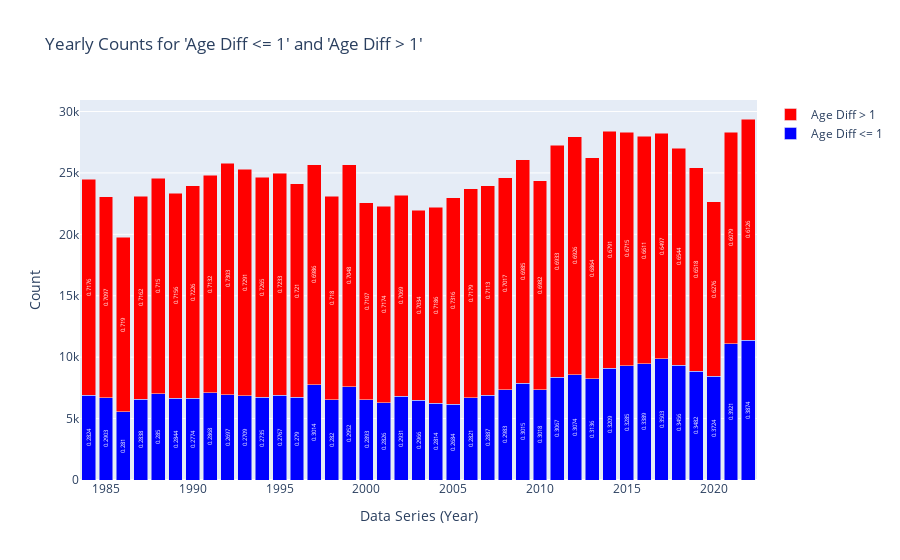

Notebook code for this chart:
### Code cell
# Create the stacked bar chart using Plotly
fig4 = go.Figure()

# Add the "Age Diff <= 1" trace as a stacked bar
fig4.add_trace(go.Bar(
    x=df_t4['Data Series'],
    y=df_t4['Age Diff <= 1'],
    text=df_t4['Age Diff <= 1 Ratio'],
    name="Age Diff <= 1",
    marker_color='blue',
    textposition='inside',
    insidetextanchor='middle',
    textangle=-90,
))

# Add the "Age Diff > 1" trace as a stacked bar on top of the previous one
fig4.add_trace(go.Bar(
    x=df_t4['Data Series'],
    y=df_t4['Age Diff > 1'],
    text=df_t4['Age Diff > 1 Ratio'],
    name="Age Diff > 1",
    marker_color='red',
    base=df_t4['Age Diff <= 1'],  # Specify the base to stack the bars
    textposition='inside',
    insidetextanchor='middle',
    textangle=-90,
))

# Update layout
fig4.update_layout(
    title="Yearly Counts for 'Age Diff <= 1' and 'Age Diff > 1'",
    xaxis_title="Data Series (Year)",
    yaxis_title="Count",
    barmode='stack',  # Set the bars to be stacked
    showlegend=True,
)

# Show the plot
fig4.show()

### Figure 1 — Plotly figure (JSON) as saved in the notebook; plotly's stock layout.template omitted (floating-point values rounded to 4 significant figures)
{"data": [{"insidetextanchor": "middle", "marker": {"color": "blue"}, "name": "Age Diff <= 1", "text": [0.3874, 0.3921, 0.3724, 0.3482, 0.3456, 0.3503, 0.3389, 0.3285, 0.3209, 0.3136, 0.3074, 0.3067, 0.3018, 0.3015, 0.2983, 0.2887, 0.2821, 0.2684, 0.2814, 0.2966, 0.2931, 0.2826, 0.2893, 0.2952, 0.282, 0.3014, 0.279, 0.2767, 0.2735, 0.2709, 0.2697, 0.2868, 0.2774, 0.2844, 0.285, 0.2838, 0.281, 0.2903, 0.2824], "textangle": -90, "textposition": "inside", "type": "bar", "x": [2022, 2021, 2020, 2019, 2018, 2017, 2016, 2015, 2014, 2013, 2012, 2011, 2010, 2009, 2008, 2007, 2006, 2005, 2004, 2003, 2002, 2001, 2000, 1999, 1998, 1997, 1996, 1995, 1994, 1993, 1992, 1991, 1990, 1989, 1988, 1987, 1986, 1985, 1984], "y": [11384, 11109, 8436, 8856, 9333, 9882, 9478, 9303, 9115, 8234, 8588, 8360, 7352, 7863, 7336, 6920, 6687, 6172, 6243, 6513, 6800, 6297, 6526, 7572, 6515, 7735, 6726, 6909, 6743, 6854, 6955, 7109, 6644, 6638, 7006, 6555, 5553, 6693, 6909]}, {"base": [11384, 11109, 8436, 8856, 9333, 9882, 9478, 9303, 9115, 8234, 8588, 8360, 7352, 7863, 7336, 6920, 6687, 6172, 6243, 6513, 6800, 6297, 6526, 7572, 6515, 7735, 6726, 6909, 6743, 6854, 6955, 7109, 6644, 6638, 7006, 6555, 5553, 6693, 6909], "insidetextanchor": "middle", "marker": {"color": "red"}, "name": "Age Diff > 1", "text": [0.6126, 0.6079, 0.6276, 0.6518, 0.6544, 0.6497, 0.6611, 0.6715, 0.6791, 0.6864, 0.6926, 0.6933, 0.6982, 0.6985, 0.7017, 0.7113, 0.7179, 0.7316, 0.7186, 0.7034, 0.7069, 0.7174, 0.7107, 0.7048, 0.718, 0.6986, 0.721, 0.7233, 0.7265, 0.7291, 0.7303, 0.7132, 0.7226, 0.7156, 0.715, 0.7162, 0.719, 0.7097, 0.7176], "textangle": -90, "textposition": "inside", "type": "bar", "x": [2022, 2021, 2020, 2019, 2018, 2017, 2016, 2015, 2014, 2013, 2012, 2011, 2010, 2009, 2008, 2007, 2006, 2005, 2004, 2003, 2002, 2001, 2000, 1999, 1998, 1997, 1996, 1995, 1994, 1993, 1992, 1991, 1990, 1989, 1988, 1987, 1986, 1985, 1984], "y": [18005, 17220, 14215, 16578, 17674, 18330, 18493, 19019, 19292, 18020, 19348, 18898, 17011, 18218, 17260, 17046, 17019, 16820, 15946, 15449, 16398, 15983, 16035, 18076, 16591, 17932, 17380, 18056, 17911, 18444, 18829, 17682, 17309, 16702, 17577, 16545, 14207, 16365, 17558]}], "layout": {"barmode": "stack", "showlegend": true, "title": {"text": "Yearly Counts for 'Age Diff <= 1' and 'Age Diff > 1'"}, "xaxis": {"title": {"text": "Data Series (Year)"}}, "yaxis": {"title": {"text": "Count"}}}}
